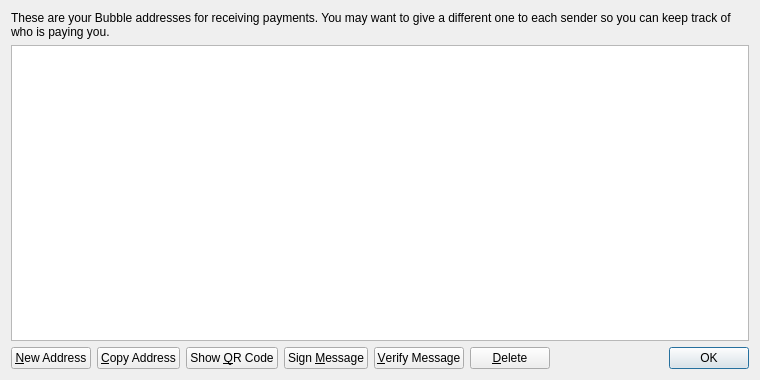
<?xml version="1.0" encoding="UTF-8"?>
<ui version="4.0">
 <class>AddressBookPage</class>
 <widget class="QWidget" name="AddressBookPage">
  <property name="geometry">
   <rect>
    <x>0</x>
    <y>0</y>
    <width>760</width>
    <height>380</height>
   </rect>
  </property>
  <property name="windowTitle">
   <string>Address Book</string>
  </property>
  <layout class="QVBoxLayout" name="verticalLayout">
   <item>
    <widget class="QLabel" name="labelExplanation">
     <property name="text">
      <string>These are your Bubble addresses for receiving payments. You may want to give a different one to each sender so you can keep track of who is paying you.</string>
     </property>
     <property name="textFormat">
      <enum>Qt::PlainText</enum>
     </property>
     <property name="wordWrap">
      <bool>true</bool>
     </property>
    </widget>
   </item>
   <item>
    <widget class="QTableView" name="tableView">
     <property name="contextMenuPolicy">
      <enum>Qt::CustomContextMenu</enum>
     </property>
     <property name="toolTip">
      <string>Double-click to edit address or label</string>
     </property>
     <property name="tabKeyNavigation">
      <bool>false</bool>
     </property>
     <property name="alternatingRowColors">
      <bool>true</bool>
     </property>
     <property name="selectionMode">
      <enum>QAbstractItemView::SingleSelection</enum>
     </property>
     <property name="selectionBehavior">
      <enum>QAbstractItemView::SelectRows</enum>
     </property>
     <property name="sortingEnabled">
      <bool>true</bool>
     </property>
     <attribute name="verticalHeaderVisible">
      <bool>false</bool>
     </attribute>
    </widget>
   </item>
   <item>
    <layout class="QHBoxLayout" name="horizontalLayout">
     <item>
      <widget class="QPushButton" name="newAddressButton">
       <property name="toolTip">
        <string>Create a new address</string>
       </property>
       <property name="text">
        <string>&amp;New Address</string>
       </property>
       <property name="icon">
        <iconset resource="../bitcoin.qrc">
         <normaloff>:/icons/add</normaloff>:/icons/add</iconset>
       </property>
      </widget>
     </item>
     <item>
      <widget class="QPushButton" name="copyToClipboard">
       <property name="toolTip">
        <string>Copy the currently selected address to the system clipboard</string>
       </property>
       <property name="text">
        <string>&amp;Copy Address</string>
       </property>
       <property name="icon">
        <iconset resource="../bitcoin.qrc">
         <normaloff>:/icons/editcopy</normaloff>:/icons/editcopy</iconset>
       </property>
      </widget>
     </item>
     <item>
      <widget class="QPushButton" name="showQRCode">
       <property name="text">
        <string>Show &amp;QR Code</string>
       </property>
       <property name="icon">
        <iconset resource="../bitcoin.qrc">
         <normaloff>:/icons/qrcode</normaloff>:/icons/qrcode</iconset>
       </property>
      </widget>
     </item>
     <item>
      <widget class="QPushButton" name="signMessage">
       <property name="toolTip">
        <string>Sign a message to prove you own a Bubble address</string>
       </property>
       <property name="text">
        <string>Sign &amp;Message</string>
       </property>
       <property name="icon">
        <iconset resource="../bitcoin.qrc">
         <normaloff>:/icons/edit</normaloff>:/icons/edit</iconset>
       </property>
      </widget>
     </item>
     <item>
      <widget class="QPushButton" name="verifyMessage">
       <property name="toolTip">
        <string>Verify a message to ensure it was signed with a specified Bubble address</string>
       </property>
       <property name="text">
        <string>&amp;Verify Message</string>
       </property>
       <property name="icon">
        <iconset resource="../bitcoin.qrc">
         <normaloff>:/icons/transaction_0</normaloff>:/icons/transaction_0</iconset>
       </property>
      </widget>
     </item>
     <item>
      <widget class="QPushButton" name="deleteButton">
       <property name="toolTip">
        <string>Delete the currently selected address from the list</string>
       </property>
       <property name="text">
        <string>&amp;Delete</string>
       </property>
       <property name="icon">
        <iconset resource="../bitcoin.qrc">
         <normaloff>:/icons/remove</normaloff>:/icons/remove</iconset>
       </property>
      </widget>
     </item>
     <item>
      <spacer name="horizontalSpacer">
       <property name="orientation">
        <enum>Qt::Horizontal</enum>
       </property>
       <property name="sizeHint" stdset="0">
        <size>
         <width>40</width>
         <height>20</height>
        </size>
       </property>
      </spacer>
     </item>
     <item>
      <widget class="QDialogButtonBox" name="buttonBox">
       <property name="sizePolicy">
        <sizepolicy hsizetype="Maximum" vsizetype="Fixed">
         <horstretch>0</horstretch>
         <verstretch>0</verstretch>
        </sizepolicy>
       </property>
       <property name="standardButtons">
        <set>QDialogButtonBox::Ok</set>
       </property>
      </widget>
     </item>
    </layout>
   </item>
  </layout>
 </widget>
 <resources>
  <include location="../bitcoin.qrc"/>
 </resources>
 <connections/>
</ui>
